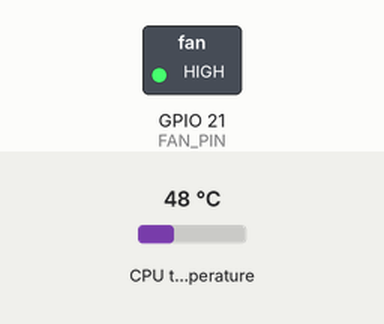
A program run on a simulated Raspberry Pi (BCM pin numbers). On the bench: switched loads named in the program (green lamp = pin HIGH). Inputs (shaded band) come from the test bench; at power-on: CPU temperature 48 °C. What the program prints to the terminal is not drawn.

Above: at 0.1 s.
Timing chart, 0 to 1.6 s (numbered marks = the images above):
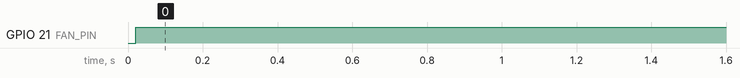

Measured:
- by itself, GPIO 21 (FAN_PIN): LOW → HIGH at 0.02 s

The program:

lgpio_fan_cputemp.py
```python
#!/usr/bin/env python3
import lgpio
import subprocess
import time
import sys

# === CONFIGURATION ===
FAN_PIN = 21          # BCM 21 = Physical pin 40. Change to 9 if using Physical pin 21.
TEMP_THRESHOLD = 40.0 # Degrees Celsius (set to 40 for your test)
CHECK_INTERVAL = 15   # Seconds between temp checks
HOLD_DURATION = 30    # Seconds to keep fan ON after temp drops
POST_WAIT_DURATION = 60 # Seconds to wait with fan OFF before re-checking

# === HELPER FUNCTIONS ===
def get_cpu_temp():
    try:
        output = subprocess.check_output(['vcgencmd', 'measure_temp'], text=True)
        temp_str = output.split('=')[1].strip().split("'")[0]
        return float(temp_str)
    except Exception as e:
        print(f"\n⚠️  Error reading temperature: {e}")
        return 0.0

def fan_on(chip):
    lgpio.gpio_write(chip, FAN_PIN, 1)

def fan_off(chip):
    lgpio.gpio_write(chip, FAN_PIN, 0)

def status_line(msg):
    """Print a status message, completely clearing the current line first."""
    sys.stdout.write(f'\r\033[K{msg}')  # \033[K clears from cursor to end of line
    sys.stdout.flush()

def newline():
    """Move the cursor to the next line without printing any extra spaces."""
    sys.stdout.write('\n')
    sys.stdout.flush()

# === MAIN STATE MACHINE ===
def main():
    chip = lgpio.gpiochip_open(0)
    try:
        lgpio.gpio_claim_output(chip, FAN_PIN, 0)
        print(f"🚀 Fan controller started. Threshold: {TEMP_THRESHOLD}°C")
        print(f"   Check interval: {CHECK_INTERVAL}s | Hold time: {HOLD_DURATION}s")
        print("─" * 50)

        while True:
            # ---------- STATE: IDLE ----------
            while True:
                temp = get_cpu_temp()
                if temp > TEMP_THRESHOLD:
                    newline()  # <-- CRITICAL: move to a fresh line before printing
                    print(f"🔥 {temp:.1f}°C exceeded {TEMP_THRESHOLD}°C – turning fan ON.")
                    fan_on(chip)
                    break
                else:
                    status_line(f"⏳ [IDLE] Temp: {temp:.1f}°C | Fan OFF | Next check in {CHECK_INTERVAL}s")
                time.sleep(CHECK_INTERVAL)

            # ---------- STATE: COOLING ----------
            while True:
                temp = get_cpu_temp()
                if temp <= TEMP_THRESHOLD:
                    newline()  # <-- CRITICAL: move to a fresh line before printing
                    print(f"✅ {temp:.1f}°C dropped to threshold – fan will stay ON for hold period.")
                    break
                else:
                    status_line(f"🌬️  [COOLING] Temp: {temp:.1f}°C | Fan ON  | Cooling down...")
                time.sleep(CHECK_INTERVAL)

            # ---------- STATE: HOLD ----------
            print(f"⏱️  [HOLD] Keeping fan ON for {HOLD_DURATION}s (ignoring temp).")
            for remaining in range(HOLD_DURATION, 0, -1):
                status_line(f"⏱️  [HOLD] Fan ON | Countdown: {remaining:3}s remaining")
                time.sleep(1)
            newline()  # Move to next line after countdown finishes

            fan_off(chip)
            print("🔴 Fan turned OFF.")

            # ---------- STATE: POST_OFF_WAIT ----------
            print(f"🕒 [POST_OFF_WAIT] Waiting {POST_WAIT_DURATION}s before resuming checks.")
            for remaining in range(POST_WAIT_DURATION, 0, -1):
                status_line(f"🕒 [POST_OFF_WAIT] Countdown: {remaining:3}s until re-checking")
                time.sleep(1)
            newline()  # Move to next line
            print("↩️  Returning to IDLE state.")
            print("─" * 50)

    except KeyboardInterrupt:
        print("\n🛑 Script interrupted.")
    finally:
        fan_off(chip)
        lgpio.gpiochip_close(chip)
        print("🧹 GPIO cleaned up. Goodbye!")

if __name__ == "__main__":
    main()
```
